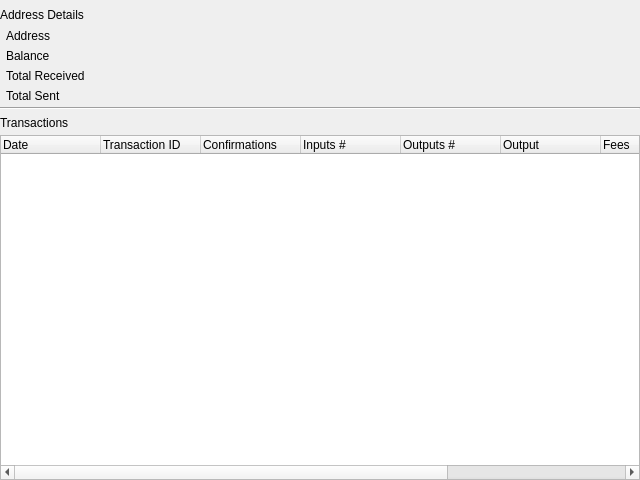
<?xml version="1.0" encoding="UTF-8"?>
<ui version="4.0">
 <class>AddressDetailsWidget</class>
 <widget class="QWidget" name="AddressDetailsWidget">
  <property name="geometry">
   <rect>
    <x>0</x>
    <y>0</y>
    <width>640</width>
    <height>480</height>
   </rect>
  </property>
  <property name="windowTitle">
   <string>Form</string>
  </property>
  <layout class="QVBoxLayout" name="verticalLayout_2" stretch="0">
   <property name="spacing">
    <number>0</number>
   </property>
   <property name="leftMargin">
    <number>0</number>
   </property>
   <property name="topMargin">
    <number>0</number>
   </property>
   <property name="rightMargin">
    <number>0</number>
   </property>
   <property name="bottomMargin">
    <number>0</number>
   </property>
   <item>
    <layout class="QVBoxLayout" name="verticalLayout">
     <property name="topMargin">
      <number>2</number>
     </property>
     <item>
      <widget class="QFrame" name="horizontalFrame">
       <property name="minimumSize">
        <size>
         <width>0</width>
         <height>25</height>
        </size>
       </property>
       <property name="headerPanel" stdset="0">
        <bool>true</bool>
       </property>
       <layout class="QHBoxLayout" name="horizontalLayout">
        <property name="spacing">
         <number>5</number>
        </property>
        <property name="leftMargin">
         <number>0</number>
        </property>
        <property name="topMargin">
         <number>0</number>
        </property>
        <property name="rightMargin">
         <number>0</number>
        </property>
        <property name="bottomMargin">
         <number>0</number>
        </property>
        <item>
         <widget class="QLabel" name="label">
          <property name="text">
           <string>Address Details</string>
          </property>
          <property name="headerLabel" stdset="0">
           <bool>true</bool>
          </property>
         </widget>
        </item>
       </layout>
      </widget>
     </item>
     <item>
      <widget class="QFrame" name="gridFrame">
       <property name="darkFrame" stdset="0">
        <bool>true</bool>
       </property>
       <layout class="QGridLayout" name="gridLayout" columnstretch="2,8">
        <property name="leftMargin">
         <number>6</number>
        </property>
        <property name="topMargin">
         <number>2</number>
        </property>
        <property name="rightMargin">
         <number>6</number>
        </property>
        <property name="bottomMargin">
         <number>4</number>
        </property>
        <item row="6" column="1">
         <widget class="CustomLabel" name="totalSent">
          <property name="text">
           <string/>
          </property>
          <property name="whiteText" stdset="0">
           <bool>true</bool>
          </property>
         </widget>
        </item>
        <item row="5" column="1">
         <widget class="CustomLabel" name="totalReceived">
          <property name="text">
           <string/>
          </property>
          <property name="whiteText" stdset="0">
           <bool>true</bool>
          </property>
         </widget>
        </item>
        <item row="5" column="0">
         <widget class="QLabel" name="label_6">
          <property name="text">
           <string>Total Received</string>
          </property>
         </widget>
        </item>
        <item row="4" column="1">
         <widget class="CustomLabel" name="balance">
          <property name="text">
           <string/>
          </property>
          <property name="whiteText" stdset="0">
           <bool>true</bool>
          </property>
         </widget>
        </item>
        <item row="1" column="1">
         <widget class="CustomLabel" name="addressId">
          <property name="text">
           <string/>
          </property>
          <property name="whiteText" stdset="0">
           <bool>true</bool>
          </property>
         </widget>
        </item>
        <item row="4" column="0">
         <widget class="QLabel" name="label_5">
          <property name="text">
           <string>Balance</string>
          </property>
         </widget>
        </item>
        <item row="1" column="0">
         <widget class="QLabel" name="label_4">
          <property name="text">
           <string>Address</string>
          </property>
         </widget>
        </item>
        <item row="6" column="0">
         <widget class="QLabel" name="label_8">
          <property name="text">
           <string>Total Sent</string>
          </property>
         </widget>
        </item>
       </layout>
      </widget>
     </item>
     <item>
      <widget class="Line" name="line">
       <property name="orientation">
        <enum>Qt::Horizontal</enum>
       </property>
      </widget>
     </item>
     <item>
      <widget class="QFrame" name="horizontalFrame3">
       <property name="minimumSize">
        <size>
         <width>0</width>
         <height>25</height>
        </size>
       </property>
       <property name="headerPanel" stdset="0">
        <bool>true</bool>
       </property>
       <layout class="QHBoxLayout" name="horizontalLayout_2">
        <property name="spacing">
         <number>5</number>
        </property>
        <property name="leftMargin">
         <number>0</number>
        </property>
        <property name="topMargin">
         <number>0</number>
        </property>
        <property name="rightMargin">
         <number>0</number>
        </property>
        <property name="bottomMargin">
         <number>0</number>
        </property>
        <item>
         <widget class="QLabel" name="label_10">
          <property name="text">
           <string>Transactions</string>
          </property>
          <property name="headerLabel" stdset="0">
           <bool>true</bool>
          </property>
         </widget>
        </item>
       </layout>
      </widget>
     </item>
     <item>
      <widget class="CustomTreeWidget" name="treeAddressTransactions">
       <property name="alternatingRowColors">
        <bool>true</bool>
       </property>
       <column>
        <property name="text">
         <string>Date</string>
        </property>
       </column>
       <column>
        <property name="text">
         <string>Transaction ID</string>
        </property>
       </column>
       <column>
        <property name="text">
         <string>Confirmations</string>
        </property>
       </column>
       <column>
        <property name="text">
         <string>Inputs #</string>
        </property>
       </column>
       <column>
        <property name="text">
         <string>Outputs #</string>
        </property>
       </column>
       <column>
        <property name="text">
         <string>Output</string>
        </property>
       </column>
       <column>
        <property name="text">
         <string>Fees</string>
        </property>
       </column>
       <column>
        <property name="text">
         <string>Fee per byte</string>
        </property>
       </column>
       <column>
        <property name="text">
         <string>Size (kB)</string>
        </property>
       </column>
      </widget>
     </item>
    </layout>
   </item>
  </layout>
 </widget>
 <customwidgets>
  <customwidget>
   <class>CustomLabel</class>
   <extends>QLabel</extends>
   <header>CustomLabel.h</header>
  </customwidget>
  <customwidget>
   <class>CustomTreeWidget</class>
   <extends>QTreeWidget</extends>
   <header>CustomTreeWidget.h</header>
  </customwidget>
 </customwidgets>
 <resources/>
 <connections/>
</ui>
